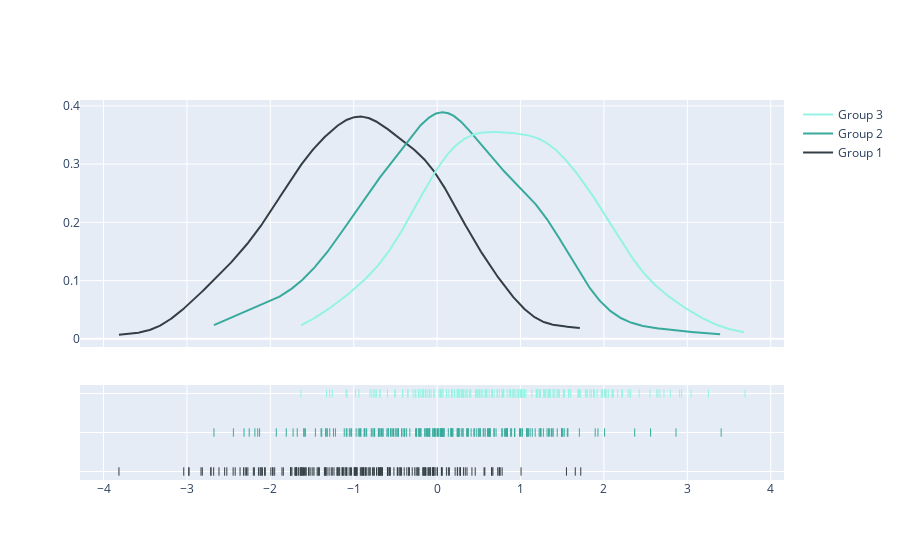

The code cell stored with this chart in its notebook:
### Markdown cell above
If we only want to see the curve we can hide the histogram by setting showHist to False

### Code cell
x1 = np.random.randn(200) - 1
x2 = np.random.randn(200)
x3 = np.random.randn(200) + 1

hist_data = [x1, x2, x3]

group_labels = ['Group 1', 'Group 2', 'Group 3']
colors = ['#333F44', '#37AA9C', '#94F3E4']

fig = ff.create_distplot(hist_data, group_labels, show_hist=False, colors=colors)
fig.show()

### Figure 1 — Plotly figure (JSON) as saved in the notebook; plotly's stock layout.template omitted (floating-point values rounded to 4 significant figures; data arrays with more than 128 entries replaced by an {"elided": "..."} marker saying what was removed)
{"data": [{"legendgroup": "Group 1", "marker": {"color": "#333F44"}, "mode": "lines", "name": "Group 1", "showlegend": true, "type": "scatter", "x": {"elided": "500 float values"}, "xaxis": "x", "y": {"elided": "500 float values"}, "yaxis": "y"}, {"legendgroup": "Group 2", "marker": {"color": "#37AA9C"}, "mode": "lines", "name": "Group 2", "showlegend": true, "type": "scatter", "x": {"elided": "500 float values"}, "xaxis": "x", "y": {"elided": "500 float values"}, "yaxis": "y"}, {"legendgroup": "Group 3", "marker": {"color": "#94F3E4"}, "mode": "lines", "name": "Group 3", "showlegend": true, "type": "scatter", "x": {"elided": "500 float values"}, "xaxis": "x", "y": {"elided": "500 float values"}, "yaxis": "y"}, {"legendgroup": "Group 1", "marker": {"color": "#333F44", "symbol": "line-ns-open"}, "mode": "markers", "name": "Group 1", "showlegend": false, "type": "scatter", "x": {"elided": "200 float values"}, "xaxis": "x", "y": {"elided": "200 str values"}, "yaxis": "y2"}, {"legendgroup": "Group 2", "marker": {"color": "#37AA9C", "symbol": "line-ns-open"}, "mode": "markers", "name": "Group 2", "showlegend": false, "type": "scatter", "x": {"elided": "200 float values"}, "xaxis": "x", "y": {"elided": "200 str values"}, "yaxis": "y2"}, {"legendgroup": "Group 3", "marker": {"color": "#94F3E4", "symbol": "line-ns-open"}, "mode": "markers", "name": "Group 3", "showlegend": false, "type": "scatter", "x": {"elided": "200 float values"}, "xaxis": "x", "y": {"elided": "200 str values"}, "yaxis": "y2"}], "layout": {"barmode": "overlay", "hovermode": "closest", "legend": {"traceorder": "reversed"}, "xaxis": {"anchor": "y2", "domain": [0, 1], "zeroline": false}, "yaxis": {"anchor": "free", "domain": [0.35, 1], "position": 0}, "yaxis2": {"anchor": "x", "domain": [0, 0.25], "dtick": 1, "showticklabels": false}}}
